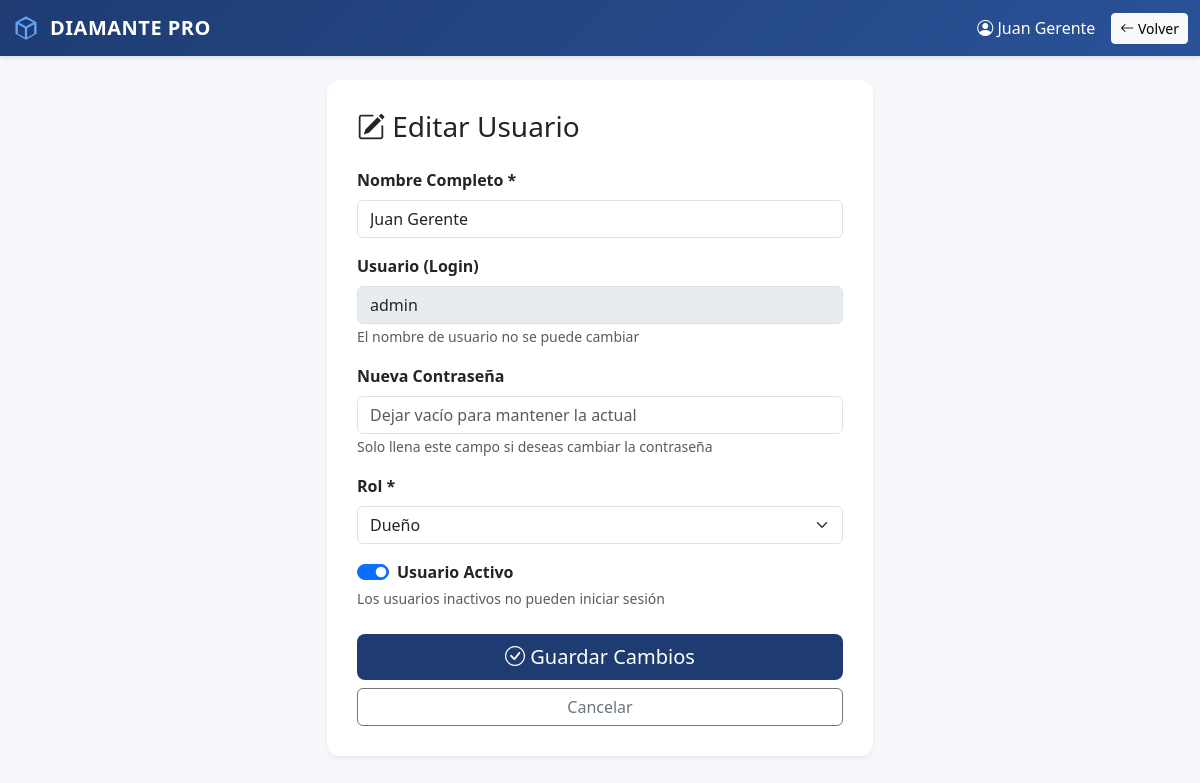
The app's page /usuarios/editar/1 (signed in) with its own data.
### app/models.py (models this page shows)
class Usuario(db.Model):
    __tablename__ = 'usuarios'
    id = db.Column(db.Integer, primary_key=True)
    nombre = db.Column(db.String(100), nullable=False)
    usuario = db.Column(db.String(50), unique=True, nullable=False)
    password = db.Column(db.String(200), nullable=False)
    rol = db.Column(db.String(20), nullable=False) # 'dueno', 'secretaria', 'supervisor', 'cobrador'
    activo = db.Column(db.Boolean, default=True)
    fecha_creacion = db.Column(db.DateTime, default=datetime.utcnow)

### app/routes.py (the view)
    @app.route('/usuarios/editar/<int:usuario_id>')
    def usuarios_editar(usuario_id):
        if 'usuario_id' not in session:
            return redirect(url_for('home'))
        if session.get('rol') not in ['dueno', 'gerente']:
            return redirect(url_for('dashboard'))
        usuario = Usuario.query.get_or_404(usuario_id)
        return render_template('usuarios_editar.html',
                             usuario=usuario,
                             nombre=session.get('nombre'),
                             rol=session.get('rol'))

### app/templates/usuarios_editar.html (shortened to what this page needs)
<!DOCTYPE html>
<html>
<head>
    <link href="https://cdn.jsdelivr.net/npm/bootstrap@5.3.0/dist/css/bootstrap.min.css" rel="stylesheet">
    <link rel="stylesheet" href="https://cdn.jsdelivr.net/npm/bootstrap-icons@1.11.0/font/bootstrap-icons.css">
</head>
<body>
    <nav class="navbar navbar-expand-lg navbar-dark">
        <div class="container-fluid">
            <a class="navbar-brand" href="/dashboard" style="display: inline-flex; align-items: center; gap: 10px; font-weight: 600; letter-spacing: 0.5px;">
                <svg style="width: 28px; height: 28px; fill: #60a5fa;" viewBox="0 0 24 24" xmlns="http://www.w3.org/2000/svg">
                    <path d="M12 2L3 7v10l9 5 9-5V7l-9-5zm0 2.18L18.18 7 12 10.82 5.82 7 12 4.18zM5 8.82l6 3.5v7.86l-6-3.33V8.82zm8 11.36v-7.86l6-3.5v8.03l-6 3.33z"/>
                </svg>
                <span>DIAMANTE PRO</span>
            </a>
            <div class="d-flex align-items-center">
                <span class="text-white me-3">
                    <i class="bi bi-person-circle"></i> {{ nombre }}
                </span>
                <a href="/usuarios" class="btn btn-light btn-sm">
                    <i class="bi bi-arrow-left"></i> Volver
                </a>
            </div>
        </div>
    </nav>
    <div class="container mt-4">
        <div class="row justify-content-center">
            <div class="col-md-6">
                <div class="form-card">
                    <h3 class="mb-4"><i class="bi bi-pencil-square"></i> Editar Usuario</h3>
                    <form method="POST" action="/usuarios/actualizar/{{ usuario.id }}">
                        <div class="mb-3">
                            <label class="form-label fw-bold">Nombre Completo *</label>
                            <input type="text" name="nombre" class="form-control" required
                                   value="{{ usuario.nombre }}">
                        </div>
                        <div class="mb-3">
                            <label class="form-label fw-bold">Usuario (Login)</label>
                            <input type="text" class="form-control" value="{{ usuario.usuario }}" disabled>
                            <small class="text-muted">El nombre de usuario no se puede cambiar</small>
                        </div>
                        <div class="mb-3">
                            <label class="form-label fw-bold">Nueva Contraseña</label>
                            <input type="password" name="password" class="form-control"
                                   placeholder="Dejar vacío para mantener la actual" autocomplete="new-password">
                            <small class="text-muted">Solo llena este campo si deseas cambiar la contraseña</small>
                        </div>
                        <div class="mb-3">
                            <label class="form-label fw-bold">Rol *</label>
                            <select name="rol" class="form-select" required id="rolSelect">
                                {% if rol == 'dueno' %}
                                <option value="dueno" {% if usuario.rol == 'dueno' %}selected{% endif %}>Dueño</option>
                                {% endif %}
                            </select>
                        </div>
                        <div class="mb-4">
                            <div class="form-check form-switch">
                                <input class="form-check-input" type="checkbox" name="activo"
                                       id="activo" {% if usuario.activo %}checked{% endif %}>
                                <label class="form-check-label fw-bold" for="activo">
                                    Usuario Activo
                                </label>
                            </div>
                            <small class="text-muted">Los usuarios inactivos no pueden iniciar sesión</small>
                        </div>
                        <div class="d-grid gap-2">
                            <button type="submit" class="btn btn-primary btn-lg" style="background: #1e3c72; border: none;">
                                <i class="bi bi-check-circle"></i> Guardar Cambios
                            </button>
                            <a href="/usuarios" class="btn btn-outline-secondary">
                                Cancelar
                            </a>
                        </div>
                    </form>
                </div>
            </div>
        </div>
    </div>
</body>
</html>

### app/templates/usuarios_editar.html (style rules this page uses)
body { background: #f5f7fa; font-family: 'Segoe UI', Tahoma, Geneva, Verdana, sans-serif; }
.navbar { background: linear-gradient(135deg, #1e3c72 0%, #2a5298 100%) !important; box-shadow: 0 2px 4px rgba(0, 0, 0, 0.1); }
.form-card { background: white; border-radius: 12px; padding: 30px; box-shadow: 0 2px 4px rgba(0, 0, 0, 0.05); }

### records on screen
Usuario: nombre "Juan Gerente", usuario "admin", rol "Dueño", activo "☑"
